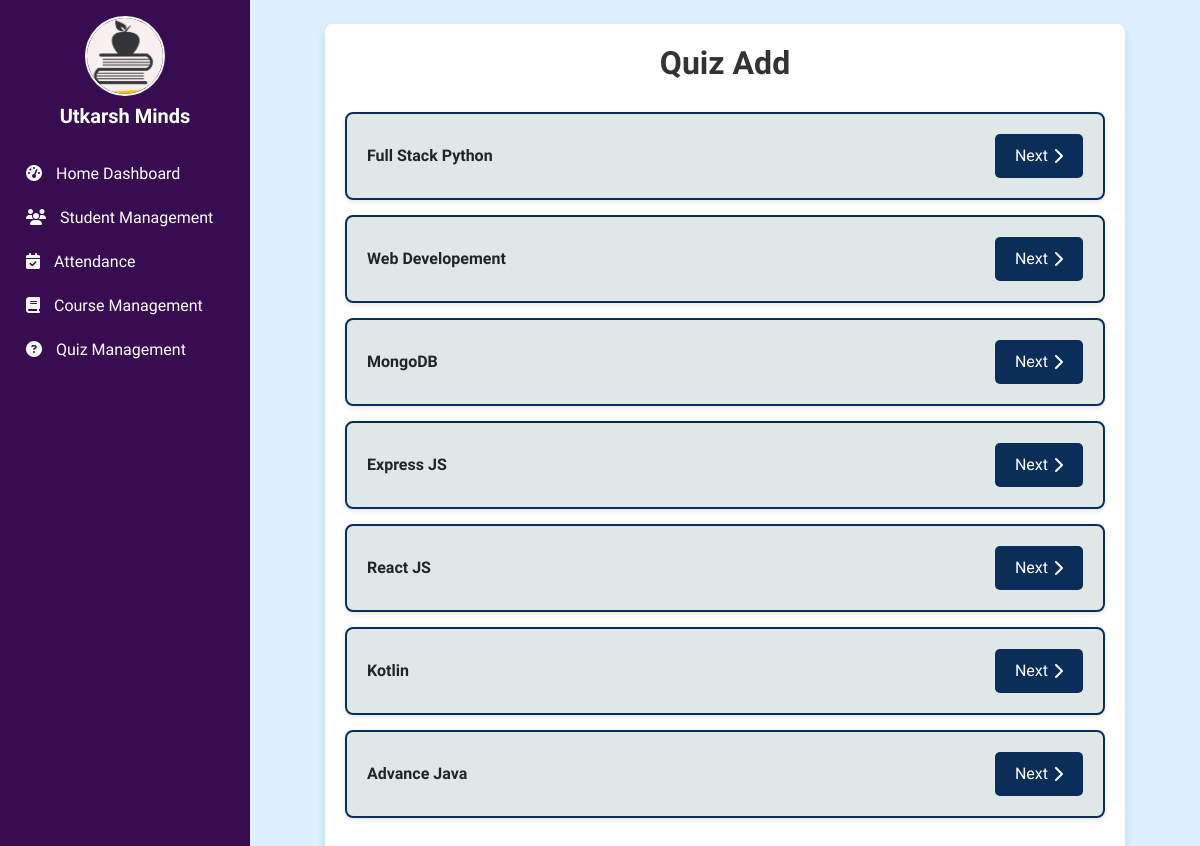
Before: /quizmgt/quiz_add with the older database file.
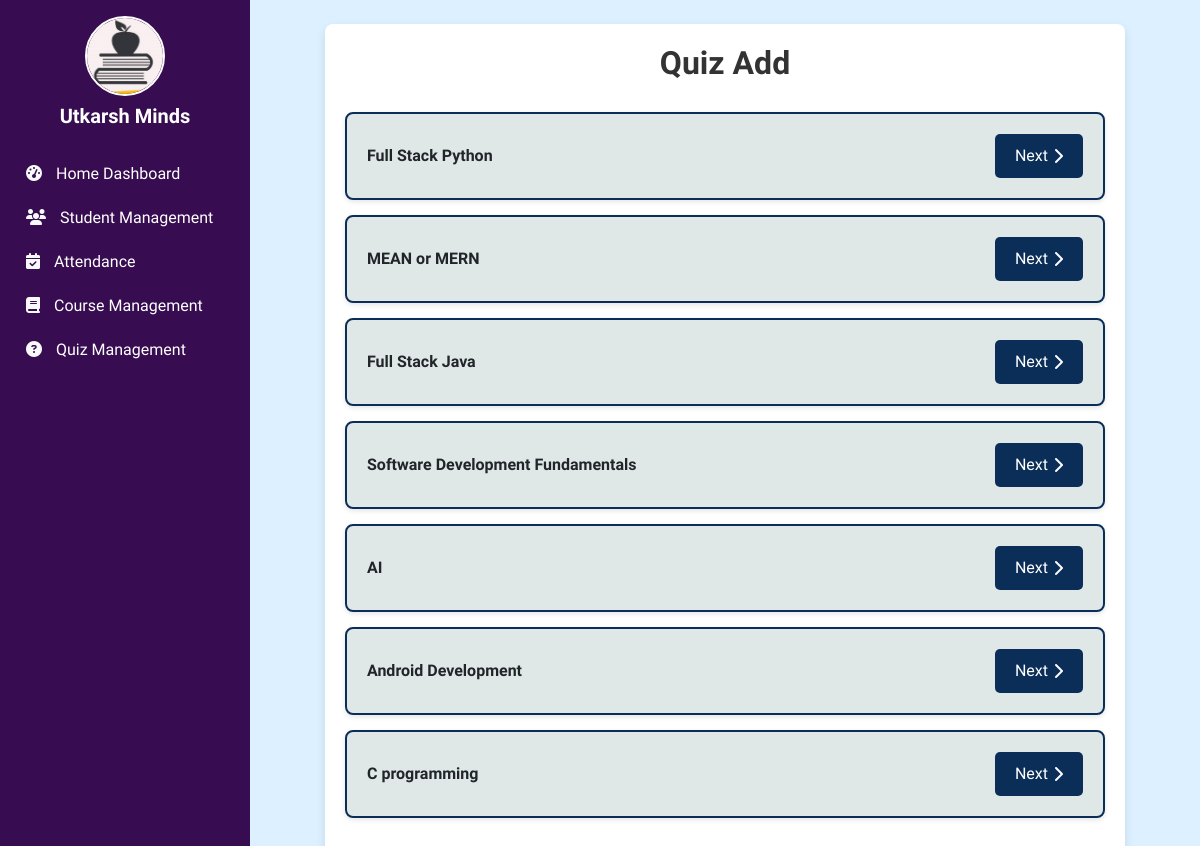
After: the same page with the newer database file.
### coursemgt/models.py (models this page shows, shortened)
class Course(models.Model):
    c_id = models.TextField(primary_key=True)
    cname = models.CharField(max_length=255)
    cduration = models.IntegerField()

### quizmgt/views.py (the view)
# urls.py: path("quiz_add", views.quiz_add, name="quiz_add"),
def quiz_add(request):
    courses = Course.objects.all()
    return render(request, "quizmgt/quiz_add.html",{'courses':courses})

### quizmgt/templates/quizmgt/quiz_add.html (shortened to what this page needs)
{% extends "base.html" %}
{% block body %}
<div class="container">
    <h1>Quiz Add</h1>
    <div class="list-group">
        {% for c in courses %}
        <div class="course-list-item">
            <span style="font-weight: bold;">{{ c.cname }}</span>
            <a href="/quizmgt/subject_select/{{ c.c_id }}" class="next-btn">
                Next <i class="fa-solid fa-chevron-right"></i>
            </a>
        </div>
        {% endfor %}
    </div>
</div>
{% endblock body %}

Changed rows visible on the page:
removed Course: cname "MongoDB"
removed Course: cname "Express JS"
removed Course: cname "React JS"
removed Course: cname "Kotlin"
removed Course: cname "Advance Java"
changed Course: cname "Web Developement" → "MEAN or MERN"
added Course: cname "Full Stack Java"
added Course: cname "Software Development Fundamentals"
added Course: cname "AI"
added Course: cname "Android Development"
added Course: cname "C programming"
